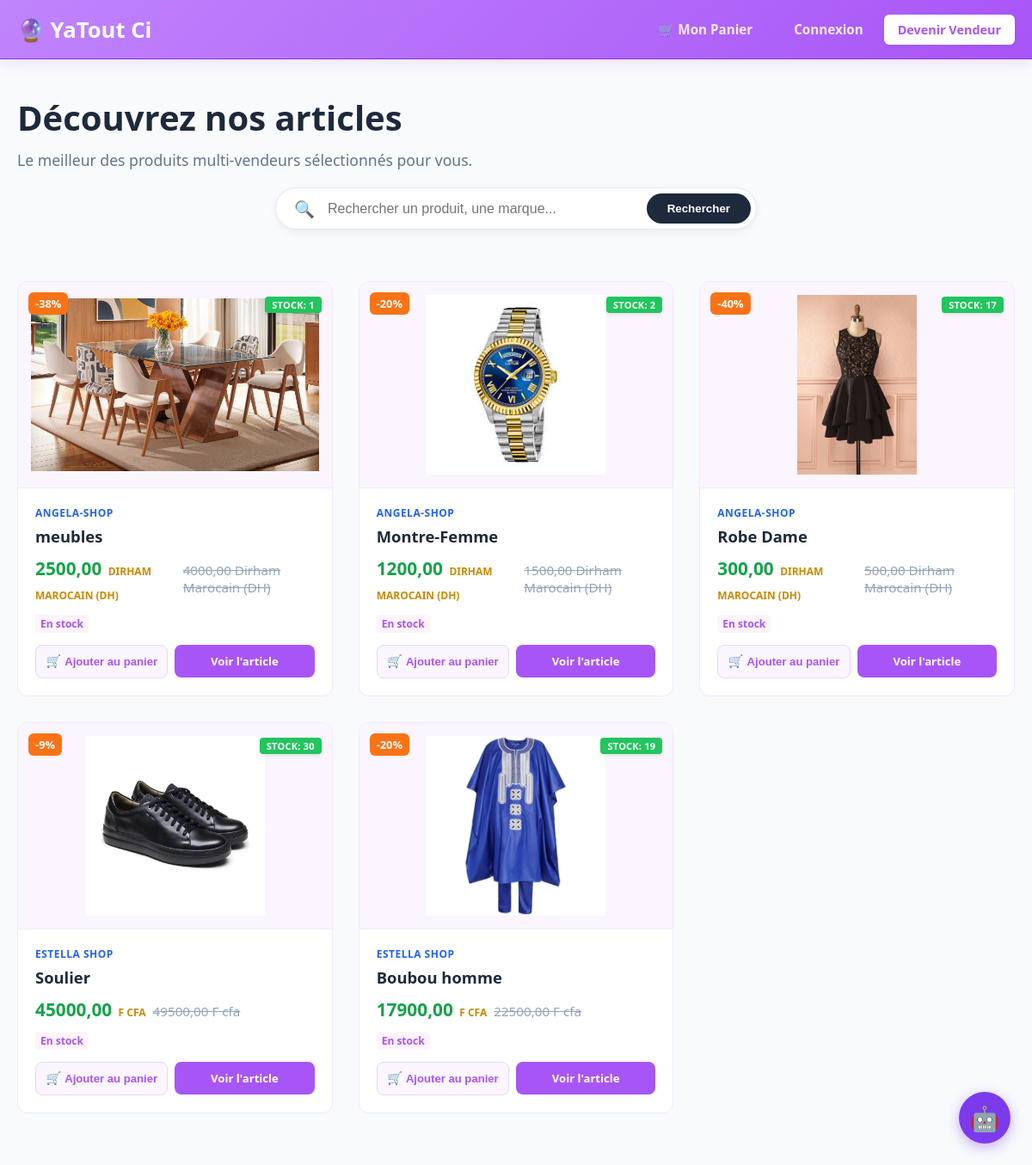
Screenshot of /boutique/ with the database file from the repository.
### shop/models.py (models this page shows, shortened)
class Produit(models.Model):
    vendeur = models.ForeignKey(Vendeur, on_delete=models.CASCADE, related_name='produits')
    nom = models.CharField(max_length=255)
    description = models.TextField()
    prix = models.DecimalField(max_digits=10, decimal_places=2)
    ancien_prix = models.DecimalField(max_digits=10, decimal_places=2, blank=True, null=True)
    image = models.ImageField(upload_to='produits/', blank=True, null=True)
    stock = models.PositiveIntegerField(default=10)
    date_ajout = models.DateTimeField(auto_now_add=True)
    @property
    def reduction_pourcentage(self):
        if self.ancien_prix and self.ancien_prix > self.prix:
            rabais = ((self.ancien_prix - self.prix) / self.ancien_prix) * 100
            return int(round(rabais))
        return 0

class Vendeur(models.Model):
    CHOIX_DEVISES = [
        ('EUR', 'Euro (€)'),
        ('USD', 'Dollar US ($)'),
        ('MAD', 'Dirham Marocain (DH)'),
        ('XOF', 'F cfa '),
        ('CAD', 'Dollar Canadien ($CA)'),
    ]
    user = models.OneToOneField(User, on_delete=models.CASCADE)
    nom_boutique = models.CharField(max_length=255)
    description = models.TextField(blank=True)
    devise = models.CharField(max_length=3, choices=CHOIX_DEVISES, default='EUR')
    date_creation = models.DateTimeField(auto_now_add=True)

### shop/views.py (the view)
# urls.py: path('boutique/', views.accueil, name='accueil'),
def accueil(request):
    recherche = request.GET.get('q', '')
    if recherche:
        produits = Produit.objects.filter(
            Q(nom__icontains=recherche) | Q(description__icontains=recherche)
        ).order_by('-date_ajout')
    else:
        produits = Produit.objects.all().order_by('-date_ajout')
    context = {
        'produits': produits,
        'recherche': recherche,
    }
    return render(request, 'shop/accueil.html', context)

### shop/templates/shop/accueil.html (shortened to what this page needs)
{% extends 'shop/base.html' %}
{% load static %}
{% block content %}
<div class="container text-center" style="margin-top: 40px; margin-bottom: 20px;">
    <h1 style="font-size: 2.5rem; font-weight: 800; color: #1e293b; margin-bottom: 10px;">Découvrez nos articles</h1>
    <p style="color: #64748b; font-size: 1.1rem;">Le meilleur des produits multi-vendeurs sélectionnés pour vous.</p>
</div>
<div class="container" style="max-width: 600px; margin-bottom: 40px;">
    <form method="GET" action="." style="display: flex; gap: 10px; align-items: center; background: #ffffff; padding: 6px; border-radius: 30px; box-shadow: 0 4px 12px rgba(0,0,0,0.05); border: 1px solid #e2e8f0;">
        <span style="margin-left: 15px; font-size: 1.2rem; color: #94a3b8;">🔍</span>
        <input
            type="search"
            name="q"
            value="{{ query|default:'' }}"
            placeholder="Rechercher un produit, une marque..."
            style="flex: 1; border: none; outline: none; font-size: 1rem; color: #334155; background: transparent; padding: 8px 5px;"
            aria-label="Rechercher un article"
        >
        <button type="submit" style="background-color: #1e293b; color: #ffffff; border: none; padding: 10px 24px; font-weight: 600; border-radius: 20px; cursor: pointer; transition: background 0.2s;">
            Rechercher
        </button>
    </form>
</div>
<div class="container">
    <div class="yt-products-grid">
        {% for produit in produits %}
            <div class="yt-product-card" style="position: relative;">
                <div style="position: absolute; top: 12px; left: 12px; width: calc(100% - 24px); display: flex; justify-content: space-between; align-items: center; z-index: 5;">
                    <div>
                        {% if produit.reduction_pourcentage > 0 %}
                            <span class="yt-card-badge" style="position: static; margin: 0; display: inline-block;">-{{ produit.reduction_pourcentage }}%</span>
                        {% else %}
                            <span></span>
                        {% endif %}
                    </div>
                    <div>
                        {% if produit.stock > 0 %}
                            <span style="background-color: #22c55e; color: white; padding: 4px 8px; font-weight: bold; border-radius: 4px; font-size: 11px; text-transform: uppercase; letter-spacing: 0.02em; box-shadow: 0 2px 4px rgba(0,0,0,0.1); line-height: 1; display: inline-block;">
                                Stock: {{ produit.stock }}
                            </span>
                        {% endif %}
                    </div>
                </div>
                <div class="yt-card-img-wrapper">
                    {% if produit.image %}
                        <img src="{{ produit.image.url }}" alt="{{ produit.nom }}">
                    {% else %}
                        <img src="https://placeholder.com" alt="Image indisponible">
                    {% endif %}
                </div>
                <div class="yt-card-body">
                    <span class="yt-card-vendor">{{ produit.vendeur.nom_boutique }}</span>
                    <h2 class="yt-card-title">{{ produit.nom }}</h2>
                    <div class="yt-card-price-box">
                        <span class="yt-card-price">
                            {{ produit.prix }}
                            <span class="yt-card-price-currency">{{ produit.vendeur.get_devise_display }}</span>
                        </span>
                        {% if produit.ancien_prix %}
                            <span class="yt-card-old-price">
                                {{ produit.ancien_prix }} {{ produit.vendeur.get_devise_display }}
                            </span>
                        {% endif %}
                    </div>
                    <div style="margin-bottom: 15px;">
                        {% if produit.stock > 0 %}
                            <span class="yt-card-stock in">En stock</span>
                        {% else %}
                            <span class="yt-card-stock out">Rupture</span>
                        {% endif %}
                    </div>
                    <div class="yt-card-actions-row">
                        <form action="{% url 'panier_ajouter' produit.id %}" method="POST" class="yt-card-form-left">
                            <button type="submit" class="yt-card-btn-cart" {% if produit.stock == 0 %}disabled{% endif %}>
                                <span class="yt-small-basket">🛒</span> Ajouter au panier
                            </button>
                        </form>
                        <a href="{% url 'detail_produit' produit.pk %}" class="yt-card-btn-view">
                            Voir l'article
                        </a>
                    </div>
                </div>
            </div>
        {% endfor %}
    </div>
</div>
{% endblock %}

### shop/static/shop/js/css/style.css (style rules this page uses)
* { box-sizing: border-box; margin: 0; padding: 0; }
body { font-family: 'Segoe UI', Tahoma, Geneva, Verdana, sans-serif; background-color: #f8fafc; color: #1e293b; display: flex; flex-direction: column; min-height: 100vh; }
.container { max-width: 1200px; margin: 0 auto; padding: 0 20px; width: 100%; }
.yt-products-grid { display: grid; grid-template-columns: repeat(auto-fill, minmax(280px, 1fr)); gap: 30px; padding: 20px 0 60px 0; }
.yt-product-card { background: #ffffff; border-radius: 12px; border: 1px solid #f3e8ff; position: relative; overflow: hidden; display: flex; flex-direction: column; justify-content: space-between; transition: transform 0.3s ease, box-shadow 0.3s ease; }
.yt-card-badge { position: absolute; top: 12px; left: 12px; background-color: #f97316; color: #ffffff; font-weight: 700; font-size: 0.8rem; padding: 4px 8px; border-radius: 6px; z-index: 10; }
.yt-card-img-wrapper { background-color: #faf5ff; height: 240px; display: flex; justify-content: center; align-items: center; padding: 15px; border-bottom: 1px solid #f3e8ff; }
.yt-card-img-wrapper img { max-width: 100%; max-height: 100%; object-fit: contain; }
.yt-card-body { padding: 20px; display: flex; flex-direction: column; flex-grow: 1; }
.yt-card-vendor { font-size: 0.75rem; text-transform: uppercase; font-weight: 700; color: #c084fc; letter-spacing: 0.5px; margin-bottom: 6px; }
.yt-card-title { font-size: 1.15rem; font-weight: 700; color: #1e293b; margin: 0 0 10px 0; line-height: 1.4; }
.yt-card-price-box { display: flex; align-items: baseline; gap: 10px; margin-bottom: 10px; }
.yt-card-price { font-size: 1.3rem; font-weight: 800; color: #a855f7; }
.yt-card-old-price { font-size: 0.95rem; color: #94a3b8; text-decoration: line-through; }
.yt-card-stock { font-size: 0.75rem; font-weight: 600; padding: 2px 6px; border-radius: 4px; }
.yt-card-stock.in { background-color: #fdf4ff; color: #a855f7; }
.yt-card-vendor { font-size: 0.75rem; text-transform: uppercase; font-weight: 700; color: #2563eb; letter-spacing: 0.5px; margin-bottom: 6px; }
.yt-card-price { font-size: 1.3rem; font-weight: 800; color: #16a34a; }
.yt-card-price-box { display: flex; align-items: baseline; gap: 8px; margin-bottom: 10px; }
.yt-card-price-currency { color: #ca8a04; font-size: 0.75rem; font-weight: 600; text-transform: uppercase; margin-left: 2px; }
.yt-card-actions-row { display: flex; gap: 10px; align-items: center; margin-top: auto; width: 100%; }
.yt-card-form-left { flex: 0 0 auto; }
.yt-card-actions-row { display: flex; gap: 8px; align-items: center; margin-top: auto; width: 100%; }
.yt-card-form-left { flex: 1; width: 50%; }
.yt-card-btn-cart { width: 100%; background-color: #faf5ff; border: 1px solid #e9d5ff; color: #a855f7; font-size: 0.82rem; font-weight: 700; padding: 10px 4px; border-radius: 8px; cursor: pointer; display: flex; align-items: center; justify-content: center; gap: 4px; transition: all 0.2s ease; }
.yt-small-basket { font-size: 0.9rem; }
.yt-card-btn-view { flex: 1; width: 50%; text-align: center; background-color: #a855f7; color: #ffffff; text-decoration: none; padding: 10px 4px; border-radius: 8px; font-weight: 700; font-size: 0.82rem; transition: background-color 0.2s ease; display: flex; align-items: center; justify-content: center; }
html { scroll-behavior: smooth; }

### rows the page displays
Produit: reduction_pourcentage "38", stock "1", image (picture), vendeur.nom_boutique "ANGELA-SHOP", nom "meubles", prix "2500,00", vendeur.devise "DIRHAM MAROCAIN (DH)", ancien_prix "4000,00", vendeur.devise "Dirham Marocain (DH)", shows "En stock"
Produit: reduction_pourcentage "20", stock "2", image (picture), vendeur.nom_boutique "ANGELA-SHOP", nom "Montre-Femme", prix "1200,00", vendeur.devise "DIRHAM MAROCAIN (DH)", ancien_prix "1500,00", vendeur.devise "Dirham Marocain (DH)", shows "En stock"
Produit: reduction_pourcentage "40", stock "17", image (picture), vendeur.nom_boutique "ANGELA-SHOP", nom "Robe Dame", prix "300,00", vendeur.devise "DIRHAM MAROCAIN (DH)", ancien_prix "500,00", vendeur.devise "Dirham Marocain (DH)", shows "En stock"
Produit: reduction_pourcentage "9", stock "30", image (picture), vendeur.nom_boutique "ESTELLA SHOP", nom "Soulier", prix "45000,00", vendeur.devise "F CFA", ancien_prix "49500,00", vendeur.devise "F cfa", shows "En stock"
Produit: reduction_pourcentage "20", stock "19", image (picture), vendeur.nom_boutique "ESTELLA SHOP", nom "Boubou homme", prix "17900,00", vendeur.devise "F CFA", ancien_prix "22500,00", vendeur.devise "F cfa", shows "En stock"
